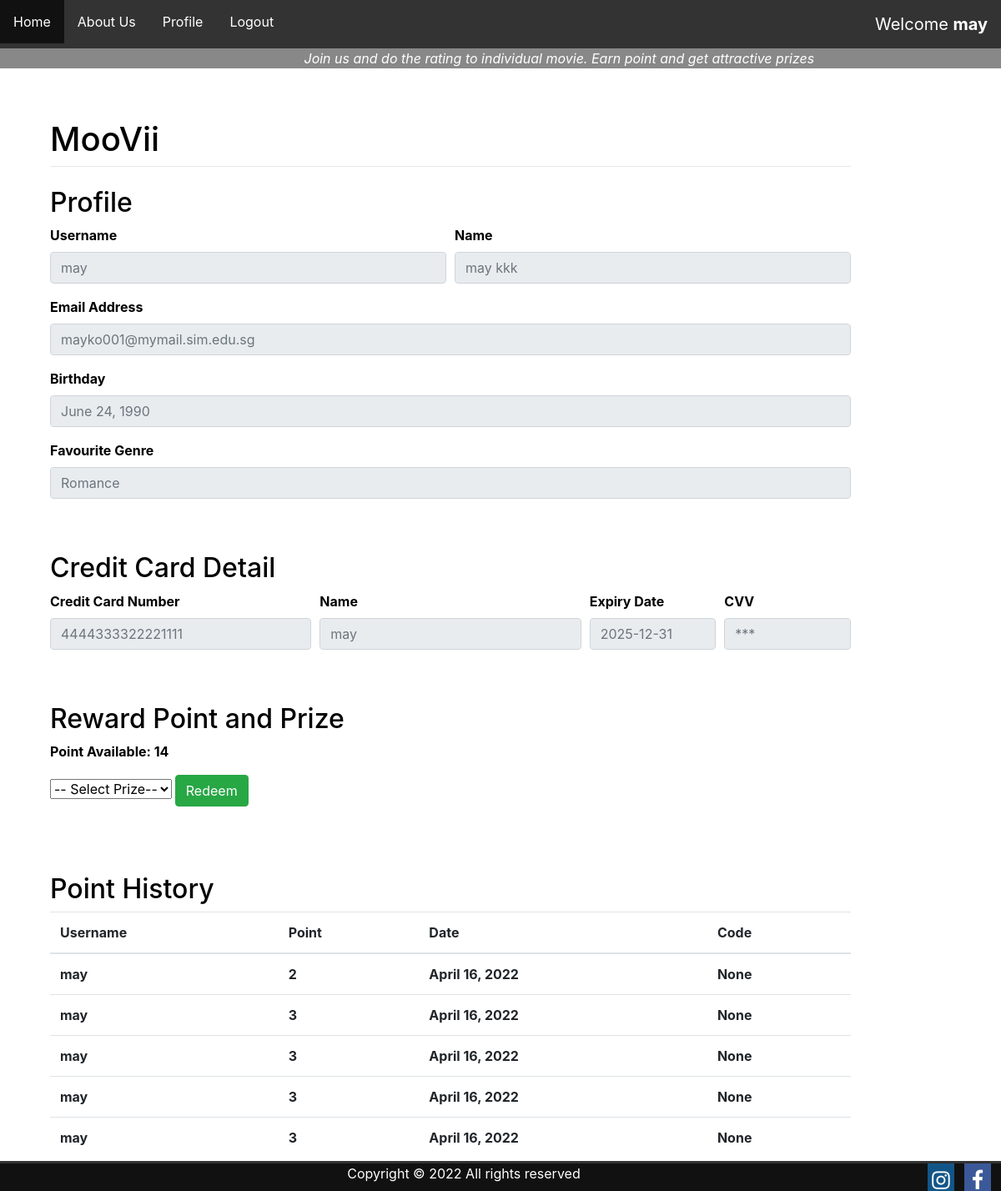
Before: /profile/ (signed in) with the older database file.
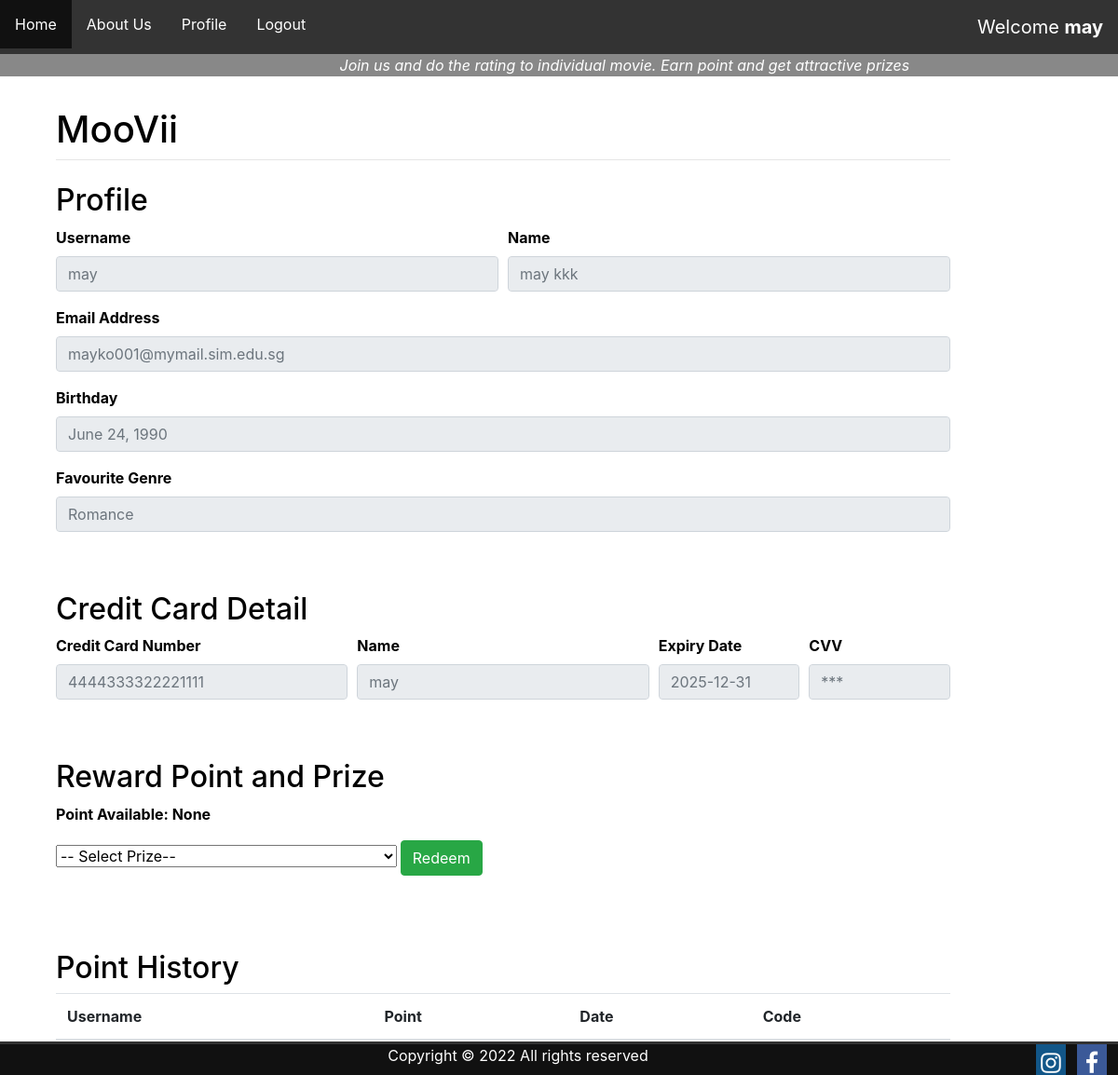
After: the same page with the newer database file.
### main/models.py (models this page shows)
class Reward_Point(models.Model):
    user_id = models.ForeignKey(User, on_delete=models.CASCADE)
    point = models.IntegerField(default=None, blank=True, null=True)
    date_modified = models.DateField(auto_now_add=True)
    redeem_item_id = models.ForeignKey(PrizeList, on_delete=models.CASCADE, default=None, blank=True, null=True)
    code = models.CharField(max_length=50,default=None, blank=True, null=True)

### main/views.py (the view)
# urls.py: path("profile/", views.profile, name="profile"),
def profile(response):
    user = response.user
    data = Reward_Point.objects.filter(user_id=user).aggregate(thedata=Sum('point'))
    prize = PrizeList.objects.all()
    reward = Reward_Point.objects.filter(user_id=user).order_by('-date_modified')
    msg = ''
    if 'prize_chosen' in response.POST:
        item = response.POST['prize_chosen']
        point = data['thedata']
        msg = ""
        chosenPrizeID = PrizeList.objects.get(pk=item)
        rp_PrizeItem = PrizeList.objects.filter(pk=item).values_list('require_points', flat=True)[0]
        if point is not None and point >= rp_PrizeItem:
            point = 0-rp_PrizeItem
            S = 30
            ran = ''.join(random.choices(string.ascii_uppercase + string.digits, k = S))
            if item == '1':
                ran = 'MV-'+ran
                msg = 'Please do a screenshot and present it to the staff  \n\n' + ran
            if item == '2':
                ran = 'FD-'+ran
                msg = 'Please do a screenshot and present it to the staff  \n\n' + ran
            if item == '3':
                ran = 'One month subscription'
                msg = 'We will extend your subscription for one month'
            r = Reward_Point(user_id=user, point=point, redeem_item_id=chosenPrizeID, code = ran)
            r.save()
            data = Reward_Point.objects.filter(user_id=user).aggregate(thedata=Sum('point'))
        else:
            msg = 'You do not have enough point'
    else:
        error = "something wrong"
    context = {"data":data,
                "prize":prize,
                "reward":reward,
                "msg": msg
    }
    return render(response, "main/profile.html", context)

### main/templates/main/profile.html (shortened to what this page needs)
{% extends "main/base.html" %}
{% block content %}
<h2>Profile</h2>
    <div class="form-row">
      <div class="form-group col-md-6">
        <label for="inputEmail4">Username</label>
        <input type="email" class="form-control" placeholder="{{ user }}" disabled="true">
      </div>
      <div class="form-group col-md-6">
        <label for="inputEmail4">Name</label>
        <input type="text" class="form-control" placeholder="{{ user.first_name }} {{ user.last_name }}" disabled="true">
      </div>
    </div>
    <div class="form-group">
      <label for="inputEmail4">Email Address</label>
      <input type="text" class="form-control" id="inputEmail4" placeholder="{{ user.email }}" disabled="true">
    </div>
    <div class="form-group">
      <label for="inputEmail4">Birthday</label>
      <input type="text" class="form-control" id="inputEmail4" placeholder="{{ user.account.dob }}" disabled="true">
    </div>
    <div class="form-group">
      <label for="inputEmail4">Favourite Genre</label>
      <input type="text" class="form-control" id="inputEmail4" placeholder="{{ user.account.genres }}" disabled="true">
    </div>
    <br /><br />
<h2>Credit Card Detail</h2>
    <div class="form-row">
      <div class="form-group col-md-4">
        <label for="inputEmail4">Credit Card Number</label>
        <input type="text" class="form-control" placeholder="{{ user.creditcard.cc_number }}" disabled="true">
      </div>
      <div class="form-group col-md-4">
        <label for="inputEmail4">Name</label>
        <input type="text" class="form-control" placeholder="{{ user.creditcard.cc_name }}" disabled="true">
      </div>
      <div class="form-group col-md-2">
        <label for="inputZip">Expiry Date</label>
        <input type="text" class="form-control" placeholder="{{ user.creditcard.cc_expirydate }}" disabled="true">
      </div>
      <div class="form-group col-md-2">
        <label for="inputZip">CVV</label>
        <input type="text" class="form-control" placeholder="***" disabled="true">
      </div>
    </div>
    <br /><br />
<h2>Reward Point and Prize</h2>
<p>Point Available: {{data.thedata}}</p>
<form method="POST" class="form-group" action="">
  <select name="prize_chosen" action="">
    <option selected disabled="true">-- Select Prize--</option>
  </select>
  <input type="submit" class="btn btn-success" value="Redeem">
</form>
<br />
<br />
<h2>Point History</h2>
<div class="table-responsive">
    <table class="table">
      <thead>
        <tr>
          <th scope="col">Username</th>
          <th scope="col">Point</th>
          <th scope="col">Date</th>
          <th scope="col">Code</th>
        </tr>
      </thead>
      <tbody>
        {% for td in reward.all %}
          <tr>
            <td>{{td.user_id}}</td>
            <td>{{td.point}}</td>
            <td>{{td.date_modified}}</td>
            <td>{{td.code}}</td>
          </tr>
        {% endfor %}
      </tbody>
    </table>
  </div>
{% endblock %}

Changed rows visible on the page:
removed Reward_Point: user_id "may", point "2", date_modified "April 16, 2022", code "None"
removed Reward_Point: user_id "may", point "3", date_modified "April 16, 2022", code "None"
removed Reward_Point: user_id "may", point "3", date_modified "April 16, 2022", code "None"
removed Reward_Point: user_id "may", point "3", date_modified "April 16, 2022", code "None"
removed Reward_Point: user_id "may", point "3", date_modified "April 16, 2022", code "None"
Other visible differences:
{{ data.thedata }}: "14" → "None"
